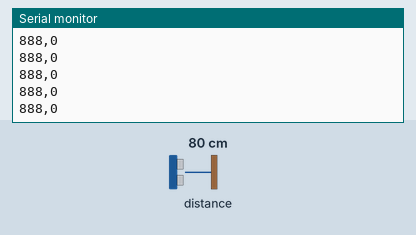
Simulated run of this program. Board: ESP32. Parts: the last lines printed to the serial monitor. Inputs (shaded band) come from the test bench; at power-on: distance to the obstacle 80 cm.

Above: at 1.2 s.
1.3 s: distance to the obstacle set to 2 cm
At 1.35 s:
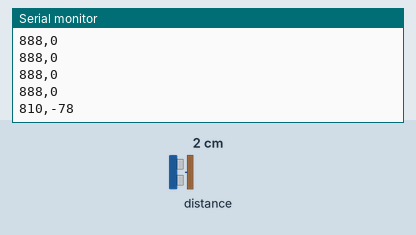
2.8 s: distance to the obstacle set to 4 cm
At 2.82 s:
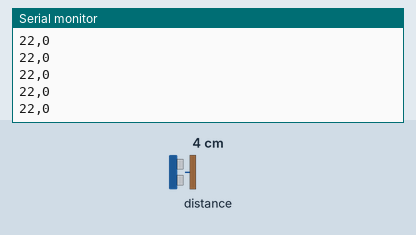
Timing chart, 0 to 5.8 s (numbered marks = the images above; inputs shaded):
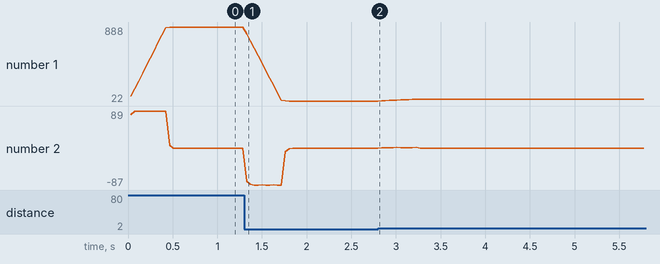

The program:

main.cpp
```cpp
#include <Arduino.h>
#include <Wire.h>

#include <VL53L0X.h>
int array[11];
int diff=0;
int avrg=0;
int prevavrg=0;

VL53L0X sensor;

void setup() {
    Serial.begin(9600);
    Wire.begin();

    sensor.setTimeout(500);
    if (!sensor.init()) {
        Serial.println("Failed to detect and initialize sensor!");
        while (1) {
        }
    }

    // Start continuous back-to-back mode (take readings as
    // fast as possible).  To use continuous timed mode
    // instead, provide a desired inter-measurement period in
    // ms (e.g. sensor.startContinuous(100)).
    sensor.startContinuous();
}

void loop() {
    prevavrg=avrg;
    array[10]=sensor.readRangeContinuousMillimeters();
    for(int i=0;i<10;i++){
        array[i]=array[i+1];
    }

    for(int i=0;i<10;i++){
        avrg+=array[i];
    }

    avrg/=10;
    diff=(avrg-prevavrg);


    Serial.printf("%d,%d",avrg,diff);
    Serial.println();

    // Serial.print(sensor.readRangeContinuousMillimeters());
    // if (sensor.timeoutOccurred()) {
    //     Serial.print(" TIMEOUT");
    // }

    // Serial.println();
    delay(10);
}

// /* This example shows how to use continuous mode to take
// range measurements with the VL53L0X. It is based on
// vl53l0x_ContinuousRanging_Example.c from the VL53L0X API.

// The range readings are in units of mm. */
// #include <Arduino.h>
// #include <VL53L0X.h>
// #include <Wire.h>

// VL53L0X sensor;

// void setup() {
//     Serial.begin(9600);
//     Wire.begin();

//     sensor.setTimeout(500);
//     if (!sensor.init()) {
//         Serial.println("Failed to detect and initialize sensor!");
//         while (1) {
//         }
//     }

//     // Start continuous back-to-back mode (take readings as
//     // fast as possible).  To use continuous timed mode
//     // instead, provide a desired inter-measurement period in
//     // ms (e.g. sensor.startContinuous(100)).
//     sensor.startContinuous();
// }

// void loop() {
//     Serial.print(sensor.readRangeContinuousMillimeters());
//     if (sensor.timeoutOccurred()) {
//         Serial.print(" TIMEOUT");
//     }

//     Serial.println();
//     delay(1000);
// }

// // #include <Arduino.h>
// // #include "config.h"

// // // Courtesy http://www.instructables.com/id/How-to-Use-an-RGB-LED/?ALLSTEPS
// // // function to convert a color to its Red, Green, and Blue components.
// // uint8_t color = 0;         // a value from 0 to 255 representing the hue
// // uint32_t R, G, B;          // the Red Green and Blue color components
// // uint8_t brightness = 100;  // 255 is maximum brightness, but can be changed.
// //                            // Might need 256 for common anode to fully turn
// //                            off.

// // void hueToRGB(uint8_t hue, uint8_t brightness) {
// //     uint16_t scaledHue = (hue * 6);
// //     uint8_t segment = scaledHue / 256;  // segment 0 to 5 around the
// //                                         // color wheel
// //     uint16_t segmentOffset =
// //         scaledHue - (segment * 256);  // position within the segment

// //     uint8_t complement = 0;
// //     uint16_t prev = (brightness * (255 - segmentOffset)) / 256;
// //     uint16_t next = (brightness * segmentOffset) / 256;

// //     switch (segment) {
// //         case 0:  // red
// //             R = brightness;
// //             G = next;
// //             B = complement;
// //             break;
// //         case 1:  // yellow
// //             R = prev;
// //             G = brightness;
// //             B = complement;
// //             break;
// //         case 2:  // green
// //             R = complement;
// //             G = brightness;
// //             B = next;
// //             break;
// //         case 3:  // cyan
// //             R = complement;
// //             G = prev;
// //             B = brightness;
// //             break;
// //         case 4:  // blue
// //             R = next;
// //             G = complement;
// //             B = brightness;
// //             break;
// //         case 5:  // magenta
// //         default:
// //             R = brightness;
// //             G = complement;
// //             B = prev;
// //             break;
// //     }
// // }

// // void setup() {
// //     pinMode(15, OUTPUT);
// //     pinMode(25, OUTPUT);
// //     pinMode(17, OUTPUT);
// //     pinMode(18, INPUT_PULLUP);
// //     pinMode(LEDR, OUTPUT);
// //     pinMode(LEDG, OUTPUT);
// //     pinMode(LEDB, OUTPUT);
// //     pinMode(SERVO0,OUTPUT);
// //     ledcAttachPin(LEDR, 1);
// //     ledcAttachPin(LEDG, 2);
// //     ledcAttachPin(LEDB, 3);
// //     ledcAttachPin(BUZZER,5);
// //     ledcSetup(1, 12000, 8);
// //     ledcSetup(2, 12000, 8);
// //     ledcSetup(3, 12000, 8);
// //     ledcAttachPin(SERVO0,4);
// //     ledcSetup(4,50,16);
// //     ledcSetup(5,261,8);
// //     pinMode(5, OUTPUT);
// //     pinMode(19, OUTPUT);
// //     digitalWrite(5, 0);
// //     digitalWrite(19, 0);
// //     Serial.begin(9600);
// //         ledcWrite(1, 100);
// //     ledcWrite(2, 100);
// //     ledcWrite(3, 100);
// // }

// // void loop() {
// //     ledcWriteNote(5,NOTE_C,4);
// //     delay(1000);
// //     ledcWriteNote(5,NOTE_D,4);
// //     delay(1000);
// //     ledcWriteNote(5,NOTE_E,4);
// //     delay(1000);
// //     ledcWriteNote(5,NOTE_F,4);
// //     delay(1000);
// //     ledcWriteNote(5,NOTE_G,4);
// //     delay(1000);
// //     ledcWriteNote(5,NOTE_A,4);
// //     delay(1000);
// //     ledcWriteNote(5,NOTE_B,4);
// //     delay(1000);
// //     ledcWriteNote(5,NOTE_C,5);
// //     delay(1000);

// //     // ledcWrite(4,7);
// //     // delay(1000);
// //     // ledcWrite(4,30);
// //     // delay(1000);

// //     // for (color = 0; color < 255; color++) {  // Slew through the color
// //     spectrum

// //     //     hueToRGB(color, brightness);  // call function to convert hue to
// //     RGB

// //     //     // write the RGB values to the pins
// //     //     ledcWrite(1, R);  // write red component to channel 1, etc.
// //     //     ledcWrite(2, G);
// //     //     ledcWrite(3, B);

// //     //     delay(20);  // full cycle of rgb over 256 colors takes 26 seconds
// //     // }

// //     // digitalWrite(17,0);
// //     // while(1){
// //     //     if(digitalRead(18)==0){
// //     //         break;
// //     //     }
// //     // }
// //     // while(1){
// //     //     digitalWrite(15,1);
// //     //     digitalWrite(25,1);
// //     //     delay(2);
// //     //     digitalWrite(15,0);
// //     //     digitalWrite(25,0);
// //     //     delay(2);
// //     //     // Serial.printf("hi\n");
// //     // }
// // }
```

Measured:
- after the input at 1.3 s, the serial monitor: prints a new line at once (image 1)
- plotted number 1: 888 → 22 after the input at 1.3 s, 22 → 44 after the input at 2.8 s
